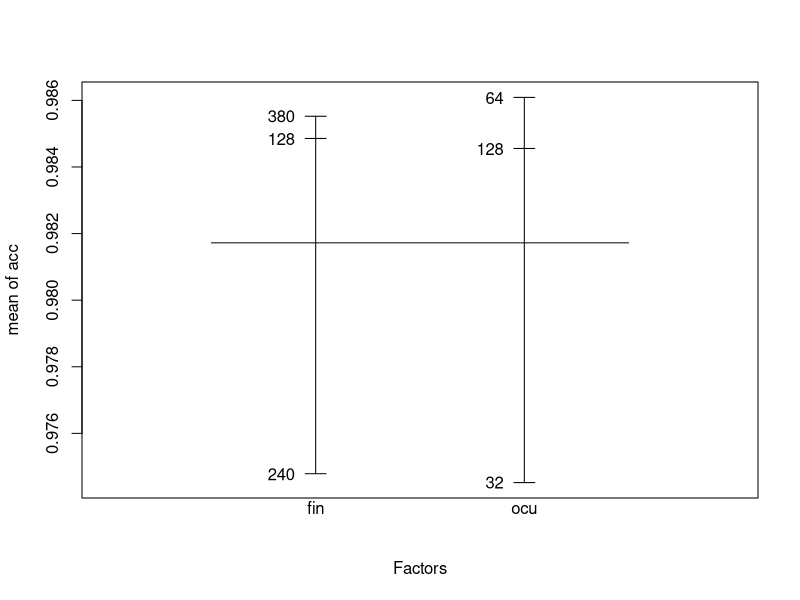

This chart was generated by the following R code: (Note: this script raises an error after producing the figure.)
datos <- read.table("ultimo.txt", header = TRUE)
optimizador<- as.factor(datos[,1])
final <- as.factor(datos[,2])
ocu <- as.factor(datos[,3])
acc <- datos[,4]
datos$ocu = factor(datos$ocu)
datos$fin = factor(datos$fin)

head(datos)
str(datos)

plot.design(acc ~ ., data = datos)

#g  <- aov(acc ~ optimizador * final * ocu data =datos)
g <- aov(acc ~ optimizador + final + ocu + optimizador*final + optimizador*ocu +
           final*ocu + optimizador*final*ocu, data = datos)
summary(g)

fml <- update(g, . ~ . - optimizador:final:ocu )
#summary(fml)
anova(g, fml)
#fin <- aov(acc~ optimizador, data = datos)
#summary(fin)
op <- par(mfrow = c(2, 2))
plot(fin)
par(op)